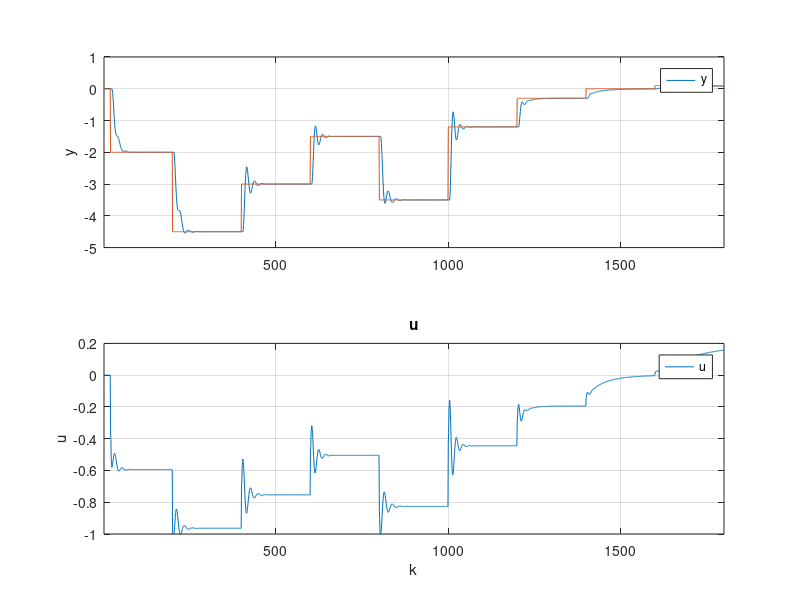

This chart was generated by the following MATLAB code: (Note: this script raises an error after producing the figure.)
addpath('../../../../../matlab2tikz-master/src/');
outputFile = '../z4DMC.tex';

y = dlmread('y.csv','\t');
yzad = dlmread('y_zad.csv','\t');
%y2 = dlmread('y3.csv','\t');
%y3 = dlmread('y4.csv','\t');
%y4 = dlmread('y5.csv','\t');
u = dlmread('u.csv','\t');

%%z = dlmread('zad6_z_best_nie_licz_zakl.csv','\t');
x = 1:length(u);

figure(1);


subplot(2,1, 1);
hold on;
plot(x,y);
plot(x,yzad);
%plot(x,y2);
%plot(x,y3);
%plot(x,y4);
xlim([min(x) max(x)]);
%title('y');
%xlabel('k');
ylabel('y');
legend('y', 'Location', 'NorthEast');
%ylim([floor(min(y)) ceil(0.5+max(y))]);
grid on;
box on;

 subplot(2,1, 2);
 hold on;
 %stairs(x,u);
 plot(x,u);
 %plot(x,u1);
% plot(x,u2);
% plot(x,u3);
% plot(x,u4);
 xlim([min(x) max(x)]);
 title('u');
xlabel('k');
 ylabel('u');
 legend('u', 'Location', 'NorthEast');
 grid on;
 box on;

% subplot(3,1, 3);
% hold on;
% stairs(x,z);
% xlim([min(x) max(x)]);
% %title('z');
% xlabel('k');
% ylabel('z');
% legend('z', 'Location', 'NorthEast');
% grid on;
% box on;

% dwie linijki poni�ej zapewniaj� poprawne ustawienie wykresu w pdf-ie
% oraz pozwalaj� nazwa� wykres pod spodem
%beforeFigure = [sprintf('\\begin{figure}[H] \n\\centering')];
%afterFigure = [sprintf('\\caption{%s}\n\\end{figure}', title)];

matlab2tikz(outputFile, ...
    'showInfo', false, ...
    'encoding', 'UTF-8');
%    'extraCode', beforeFigure, ...
%    'extraCodeAtEnd', afterFigure);
hold off;
%close(1)
